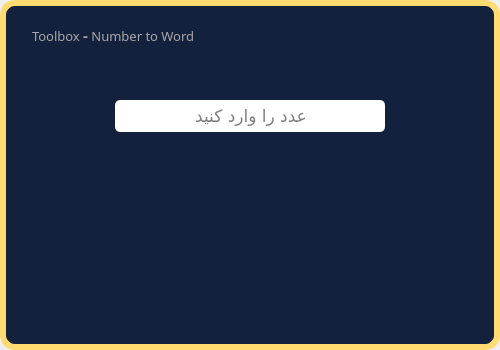
<?xml version="1.0" encoding="UTF-8"?>
<ui version="4.0">
 <class>MainWindow</class>
 <widget class="QMainWindow" name="MainWindow">
  <property name="geometry">
   <rect>
    <x>0</x>
    <y>0</y>
    <width>500</width>
    <height>350</height>
   </rect>
  </property>
  <property name="windowTitle">
   <string>MainWindow</string>
  </property>
  <widget class="QWidget" name="centralwidget">
   <widget class="QFrame" name="frame_2">
    <property name="geometry">
     <rect>
      <x>0</x>
      <y>0</y>
      <width>500</width>
      <height>350</height>
     </rect>
    </property>
    <property name="layoutDirection">
     <enum>Qt::LeftToRight</enum>
    </property>
    <property name="styleSheet">
     <string notr="true">QFrame{

	background-color:#14213d;
	border:6px solid #FFDB70;

border-radius:15px;

}
</string>
    </property>
    <property name="frameShape">
     <enum>QFrame::StyledPanel</enum>
    </property>
    <property name="frameShadow">
     <enum>QFrame::Raised</enum>
    </property>
    <widget class="QPushButton" name="ExitButton">
     <property name="geometry">
      <rect>
       <x>455</x>
       <y>20</y>
       <width>25</width>
       <height>25</height>
      </rect>
     </property>
     <property name="cursor">
      <cursorShape>PointingHandCursor</cursorShape>
     </property>
     <property name="styleSheet">
      <string notr="true"/>
     </property>
     <property name="text">
      <string/>
     </property>
     <property name="icon">
      <iconset>
       <normaloff>C:/Users/Fateme/Downloads/Icon awesome-power-off.png</normaloff>C:/Users/Fateme/Downloads/Icon awesome-power-off.png</iconset>
     </property>
     <property name="iconSize">
      <size>
       <width>20</width>
       <height>20</height>
      </size>
     </property>
     <property name="flat">
      <bool>true</bool>
     </property>
    </widget>
    <widget class="QLabel" name="Title">
     <property name="geometry">
      <rect>
       <x>32</x>
       <y>20</y>
       <width>231</width>
       <height>31</height>
      </rect>
     </property>
     <property name="font">
      <font>
       <family>A Salamat</family>
       <pointsize>10</pointsize>
       <weight>50</weight>
       <bold>false</bold>
       <kerning>true</kerning>
      </font>
     </property>
     <property name="styleSheet">
      <string notr="true">
color: #a7a7a7;
border:none;</string>
     </property>
     <property name="text">
      <string>Toolbox &lt;span style=&quot; font-size:11pt; font-weight:600;&quot;&gt;-&lt;/span&gt; Number to Word</string>
     </property>
     <property name="scaledContents">
      <bool>false</bool>
     </property>
    </widget>
    <widget class="QLineEdit" name="lineEdit">
     <property name="geometry">
      <rect>
       <x>115</x>
       <y>100</y>
       <width>270</width>
       <height>32</height>
      </rect>
     </property>
     <property name="font">
      <font>
       <family>Gandom</family>
       <pointsize>13</pointsize>
      </font>
     </property>
     <property name="styleSheet">
      <string notr="true">border-radius:5px;
color: rgb(0, 0, 0);
padding-left:8px;

padding-right:6px;</string>
     </property>
     <property name="alignment">
      <set>Qt::AlignCenter</set>
     </property>
     <property name="placeholderText">
      <string>عدد را وارد کنید</string>
     </property>
    </widget>
    <widget class="QLabel" name="label">
     <property name="geometry">
      <rect>
       <x>10</x>
       <y>160</y>
       <width>481</width>
       <height>171</height>
      </rect>
     </property>
     <property name="font">
      <font>
       <family>Gandom</family>
       <pointsize>13</pointsize>
      </font>
     </property>
     <property name="styleSheet">
      <string notr="true">color: rgb(255, 255, 255);
border:none;
padding:10px;
padding-left:20px;
padding-right:20px;</string>
     </property>
     <property name="text">
      <string/>
     </property>
     <property name="alignment">
      <set>Qt::AlignJustify|Qt::AlignVCenter</set>
     </property>
     <property name="wordWrap">
      <bool>true</bool>
     </property>
    </widget>
   </widget>
  </widget>
 </widget>
 <resources/>
 <connections/>
</ui>
